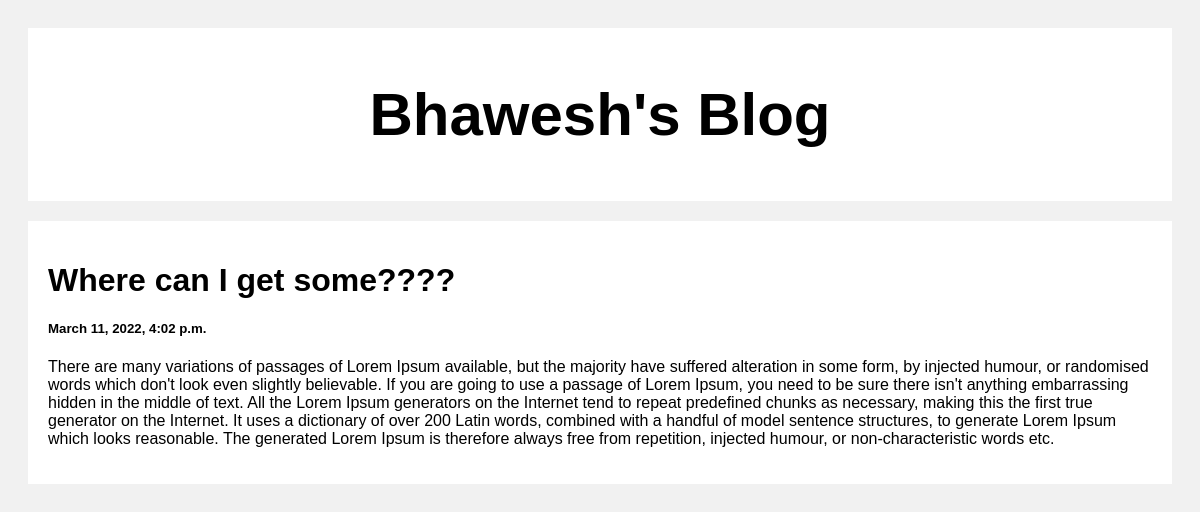
The app's page /post/4 with its own data.
### posts/models.py (models this page shows)
class Post(models.Model):
    title = models.CharField(max_length=100)
    body = models.CharField(max_length=1000000)
    created_at = models.DateTimeField(default=datetime.now, blank=True)

### posts/views.py (the view)
# urls.py: path('post/<str:pk>', views.post, name='post'),
def post(request, pk):
    posts = Post.objects.get(id=pk)
    return render(request, 'posts.html', {'posts': posts})

### templates/posts.html (shortened to what this page needs)
<!DOCTYPE html>
<html>
<head>
</head>
<body>
<div class="header">
  <h2>Bhawesh's Blog</h2>
</div>
<div class="row">
  <div class="leftcolumn">
    <div class="card">
        <h1>{{ posts.title }}</h1>
        <h5>{{ posts.created_at }}</h5>
        <p>{{ posts.body }}</p>
    </div>
  </div>
</div>
</body>
</html>

### templates/posts.html (style rules this page uses)
* { box-sizing: border-box; }
body { font-family: Arial; padding: 20px; background: #f1f1f1; }
.header { padding: 2px; font-size: 40px; text-align: center; background: white; }
.leftcolumn { float: left; width: 100%; }
.card { background-color: white; padding: 20px; margin-top: 20px; }
.row:after { content: ""; display: table; clear: both; }

### records on screen
Post: title "Where can I get some????", created_at "March 11, 2022, 4:02 p.m.", body "There are many variations of passages of Lorem Ipsum available, but the majority have suffered alteration in some form, by injected humour, or randomised words which don't look even slightly believable. If you are going to use a passage of Lorem Ipsum, you need to be sure there isn't anything embarrassing hidden in the middle of text. All the Lorem Ipsum generators on the Internet tend to repeat predefined chunks as necessary, making this the first true generator on the Internet. It uses a dictionary of over 200 Latin words, combined with a handful of model sentence structures, to generate Lorem Ipsum which looks reasonable. The generated Lorem Ipsum is therefore always free from…"
